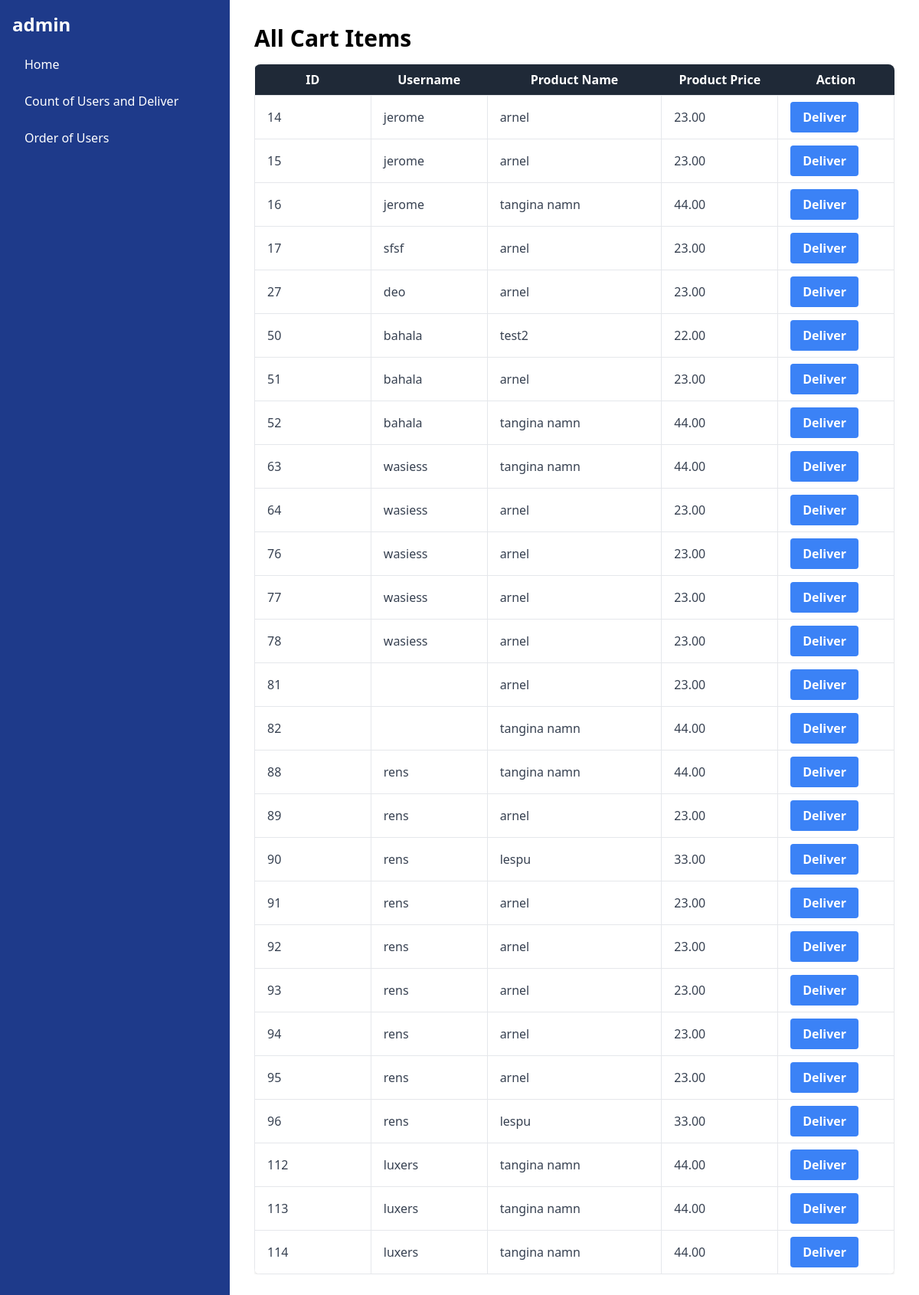
Screenshot of /admin/buy.php with the database file from the repository.
### tables this page shows
CREATE TABLE `user_cart` (
  `id` int(11) NOT NULL,
  `username` varchar(255) NOT NULL,
  `product_id` int(11) NOT NULL,
  `product_name` varchar(259) NOT NULL,
  `product_price` decimal(10,2) NOT NULL,
  `product_pcs` int(11) NOT NULL
);

### admin/buy.php (the view, shortened to what this page needs)
<?php
$conn = mysqli_connect(DB_HOST, DB_USER, DB_PASS, DB_NAME);
$sql = "SELECT * FROM user_cart";
$result = mysqli_query($conn, $sql);
if (mysqli_num_rows($result) > 0) {
    ?>
    <!DOCTYPE html>
    <html lang="en">
    <head>
        <link href="https://cdn.jsdelivr.net/npm/tailwindcss@2.2.19/dist/tailwind.min.css" rel="stylesheet">
    </head>
    <div class="flex flex-1">
<div class="w-full md:w-1/4 bg-blue-900 text-white p-4 flex-shrink-0">
    <h2 class="text-2xl font-bold mb-4">admin </h2>
    <ul class="space-y-2">
        <li>
            <a href="admin.php" class="block px-4 py-2 rounded hover:bg-blue-700">Home</a>
        </li>
        <li>
            <a href="all_users.php" data-product="Product-2" class="block px-4 py-2 rounded hover:bg-blue-700 product-links">Count of Users and Deliver</a>
        </li>
        <li>
            <a href="buy.php" data-product="Product-3" class="block px-4 py-2 rounded hover:bg-blue-700 product-links3">Order of Users</a>
        </li>
    </ul>
</div>
                <div class="flex-1 p-8">
                    <h1 class="text-3xl font-bold mb-4">All Cart Items</h1>
                    <div class="overflow-x-auto">
                        <table class="min-w-full bg-white shadow-md rounded-lg overflow-hidden">
                            <thead class="bg-gray-800 text-white">
                                <tr>
                                    <th class="w-1/6 py-2">ID</th>
                                    <th class="w-1/6 py-2">Username</th>
                                    <th class="w-1/4 py-2">Product Name</th>
                                    <th class="w-1/6 py-2">Product Price</th>
                                    <th class="w-1/6 py-2">Action</th>
                                </tr>
                            </thead>
                            <tbody>
                                <?php while ($row = mysqli_fetch_assoc($result)) : ?>
                                    <tr class="text-gray-700">
                                        <td class="border px-4 py-2"><?= htmlspecialchars($row['id']) ?></td>
                                        <td class="border px-4 py-2"><?= htmlspecialchars($row['username']) ?></td>
                                        <td class="border px-4 py-2"><?= htmlspecialchars($row['product_name']) ?></td>
                                        <td class="border px-4 py-2"><?= htmlspecialchars($row['product_price']) ?></td>
                                        <td class="border px-4 py-2">
                                            <form action="<?= $_SERVER['PHP_SELF'] ?>" method="POST" id="deliverForm<?= htmlspecialchars($row['id']) ?>">
                                                <button type="submit" name="deliver_button" class="bg-blue-500 hover:bg-blue-700 text-white font-bold py-2 px-4 rounded">
                                                    Deliver
                                                </button>
                                            </form>
                                        </td>
                                    </tr>
                                <?php endwhile; ?>
                            </tbody>
                        </table>
                    </div>
                </div>
            </div>
    </body>
    </html>
    <?php
} else {
    echo "No items found in the cart.";
}
?>

### rows the page displays
user_cart: id "14", username "jerome", product_name "arnel", product_price "23.00"
user_cart: id "15", username "jerome", product_name "arnel", product_price "23.00"
user_cart: id "16", username "jerome", product_name "tangina namn", product_price "44.00"
user_cart: id "17", username "sfsf", product_name "arnel", product_price "23.00"
user_cart: id "27", username "deo", product_name "arnel", product_price "23.00"
user_cart: id "50", username "bahala", product_name "test2", product_price "22.00"
user_cart: id "51", username "bahala", product_name "arnel", product_price "23.00"
user_cart: id "52", username "bahala", product_name "tangina namn", product_price "44.00"
user_cart: id "63", username "wasiess", product_name "tangina namn", product_price "44.00"
user_cart: id "64", username "wasiess", product_name "arnel", product_price "23.00"
user_cart: id "76", username "wasiess", product_name "arnel", product_price "23.00"
user_cart: id "77", username "wasiess", product_name "arnel", product_price "23.00"
user_cart: id "78", username "wasiess", product_name "arnel", product_price "23.00"
user_cart: id "81", product_name "arnel", product_price "23.00"
user_cart: id "82", product_name "tangina namn", product_price "44.00"
user_cart: id "88", username "rens", product_name "tangina namn", product_price "44.00"
user_cart: id "89", username "rens", product_name "arnel", product_price "23.00"
user_cart: id "90", username "rens", product_name "lespu", product_price "33.00"
user_cart: id "91", username "rens", product_name "arnel", product_price "23.00"
user_cart: id "92", username "rens", product_name "arnel", product_price "23.00"
user_cart: id "93", username "rens", product_name "arnel", product_price "23.00"
user_cart: id "94", username "rens", product_name "arnel", product_price "23.00"
user_cart: id "95", username "rens", product_name "arnel", product_price "23.00"
user_cart: id "96", username "rens", product_name "lespu", product_price "33.00"
user_cart: id "112", username "luxers", product_name "tangina namn", product_price "44.00"
user_cart: id "113", username "luxers", product_name "tangina namn", product_price "44.00"
user_cart: id "114", username "luxers", product_name "tangina namn", product_price "44.00"
